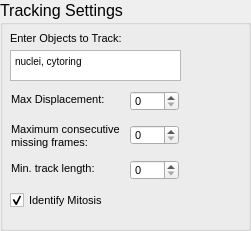
     <widget class="QGroupBox" name="groupBox_13">
      <property name="geometry">
       <rect>
        <x>550</x>
        <y>190</y>
        <width>251</width>
        <height>231</height>
       </rect>
      </property>
      <property name="font">
       <font>
        <pointsize>12</pointsize>
       </font>
      </property>
      <property name="title">
       <string>Tracking Settings</string>
      </property>
      <widget class="QTextEdit" name="textEdit_4">
       <property name="geometry">
        <rect>
         <x>10</x>
         <y>50</y>
         <width>171</width>
         <height>31</height>
        </rect>
       </property>
       <property name="font">
        <font>
         <pointsize>8</pointsize>
        </font>
       </property>
       <property name="html">
        <string>&lt;!DOCTYPE HTML PUBLIC &quot;-//W3C//DTD HTML 4.0//EN&quot; &quot;http://www.w3.org/TR/REC-html40/strict.dtd&quot;&gt;
&lt;html&gt;&lt;head&gt;&lt;meta name=&quot;qrichtext&quot; content=&quot;1&quot; /&gt;&lt;style type=&quot;text/css&quot;&gt;
p, li { white-space: pre-wrap; }
&lt;/style&gt;&lt;/head&gt;&lt;body style=&quot; font-family:'MS Shell Dlg 2'; font-size:8pt; font-weight:400; font-style:normal;&quot;&gt;
&lt;p style=&quot; margin-top:0px; margin-bottom:0px; margin-left:0px; margin-right:0px; -qt-block-indent:0; text-indent:0px;&quot;&gt;&lt;span style=&quot; font-size:7.8pt;&quot;&gt;nuclei, cytoring&lt;/span&gt;&lt;/p&gt;&lt;/body&gt;&lt;/html&gt;</string>
       </property>
      </widget>
      <widget class="QLabel" name="label_23">
       <property name="geometry">
        <rect>
         <x>10</x>
         <y>30</y>
         <width>171</width>
         <height>16</height>
        </rect>
       </property>
       <property name="font">
        <font>
         <pointsize>8</pointsize>
        </font>
       </property>
       <property name="text">
        <string>Enter Objects to Track:</string>
       </property>
      </widget>
      <widget class="QLabel" name="label_24">
       <property name="geometry">
        <rect>
         <x>11</x>
         <y>91</y>
         <width>101</width>
         <height>16</height>
        </rect>
       </property>
       <property name="font">
        <font>
         <pointsize>8</pointsize>
        </font>
       </property>
       <property name="text">
        <string>Max Displacement:</string>
       </property>
      </widget>
      <widget class="QLabel" name="label_25">
       <property name="geometry">
        <rect>
         <x>11</x>
         <y>118</y>
         <width>111</width>
         <height>35</height>
        </rect>
       </property>
       <property name="font">
        <font>
         <pointsize>8</pointsize>
        </font>
       </property>
       <property name="text">
        <string>Maximum consecutive missing frames:</string>
       </property>
       <property name="wordWrap">
        <bool>true</bool>
       </property>
      </widget>
      <widget class="QLabel" name="label_26">
       <property name="geometry">
        <rect>
         <x>11</x>
         <y>160</y>
         <width>111</width>
         <height>16</height>
        </rect>
       </property>
       <property name="font">
        <font>
         <pointsize>8</pointsize>
        </font>
       </property>
       <property name="text">
        <string>Min. track length:</string>
       </property>
      </widget>
      <widget class="QSpinBox" name="spinBox_10">
       <property name="geometry">
        <rect>
         <x>130</x>
         <y>91</y>
         <width>49</width>
         <height>20</height>
        </rect>
       </property>
       <property name="font">
        <font>
         <pointsize>8</pointsize>
        </font>
       </property>
       <property name="maximum">
        <number>1000</number>
       </property>
      </widget>
      <widget class="QSpinBox" name="spinBox_11">
       <property name="geometry">
        <rect>
         <x>130</x>
         <y>125</y>
         <width>49</width>
         <height>20</height>
        </rect>
       </property>
       <property name="font">
        <font>
         <pointsize>8</pointsize>
        </font>
       </property>
       <property name="maximum">
        <number>1000</number>
       </property>
      </widget>
      <widget class="QSpinBox" name="spinBox_12">
       <property name="geometry">
        <rect>
         <x>130</x>
         <y>160</y>
         <width>49</width>
         <height>20</height>
        </rect>
       </property>
       <property name="font">
        <font>
         <pointsize>8</pointsize>
        </font>
       </property>
       <property name="wrapping">
        <bool>false</bool>
       </property>
       <property name="maximum">
        <number>1000</number>
       </property>
      </widget>
      <widget class="QCheckBox" name="checkBox_15">
       <property name="geometry">
        <rect>
         <x>10</x>
         <y>190</y>
         <width>171</width>
         <height>20</height>
        </rect>
       </property>
       <property name="font">
        <font>
         <pointsize>8</pointsize>
        </font>
       </property>
       <property name="text">
        <string>Identify Mitosis</string>
       </property>
       <property name="checked">
        <bool>true</bool>
       </property>
      </widget>
     </widget>
